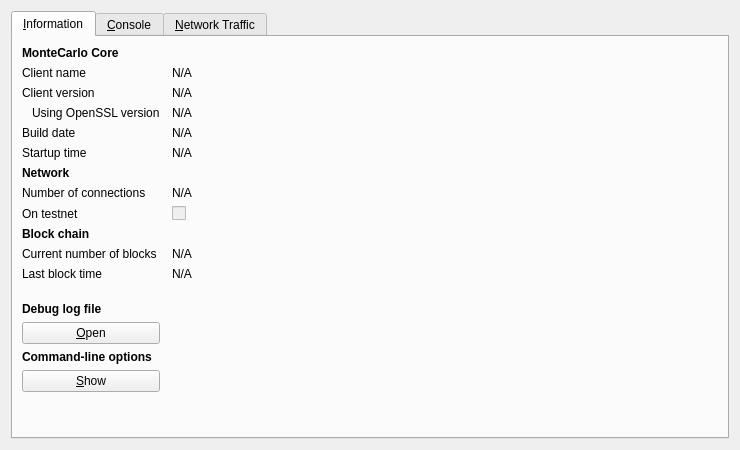
<?xml version="1.0" encoding="UTF-8"?>
<ui version="4.0">
 <class>RPCConsole</class>
 <widget class="QDialog" name="RPCConsole">
  <property name="geometry">
   <rect>
    <x>0</x>
    <y>0</y>
    <width>740</width>
    <height>450</height>
   </rect>
  </property>
  <property name="windowTitle">
   <string>MonteCarlo - Debug window</string>
  </property>
  <layout class="QVBoxLayout" name="verticalLayout_2">
   <item>
    <widget class="QTabWidget" name="tabWidget">
     <property name="currentIndex">
      <number>0</number>
     </property>
     <widget class="QWidget" name="tab_info">
      <attribute name="title">
       <string>&amp;Information</string>
      </attribute>
      <layout class="QGridLayout" name="gridLayout" columnstretch="0,1">
       <property name="horizontalSpacing">
        <number>12</number>
       </property>
       <item row="0" column="0">
        <widget class="QLabel" name="label_9">
         <property name="font">
          <font>
           <weight>75</weight>
           <bold>true</bold>
          </font>
         </property>
         <property name="text">
          <string>MonteCarlo Core</string>
         </property>
        </widget>
       </item>
       <item row="1" column="0">
        <widget class="QLabel" name="label_5">
         <property name="text">
          <string>Client name</string>
         </property>
        </widget>
       </item>
       <item row="1" column="1">
        <widget class="QLabel" name="clientName">
         <property name="cursor">
          <cursorShape>IBeamCursor</cursorShape>
         </property>
         <property name="text">
          <string>N/A</string>
         </property>
         <property name="textFormat">
          <enum>Qt::PlainText</enum>
         </property>
         <property name="textInteractionFlags">
          <set>Qt::LinksAccessibleByMouse|Qt::TextSelectableByKeyboard|Qt::TextSelectableByMouse</set>
         </property>
        </widget>
       </item>
       <item row="2" column="0">
        <widget class="QLabel" name="label_6">
         <property name="text">
          <string>Client version</string>
         </property>
        </widget>
       </item>
       <item row="2" column="1">
        <widget class="QLabel" name="clientVersion">
         <property name="cursor">
          <cursorShape>IBeamCursor</cursorShape>
         </property>
         <property name="text">
          <string>N/A</string>
         </property>
         <property name="textFormat">
          <enum>Qt::PlainText</enum>
         </property>
         <property name="textInteractionFlags">
          <set>Qt::LinksAccessibleByMouse|Qt::TextSelectableByKeyboard|Qt::TextSelectableByMouse</set>
         </property>
        </widget>
       </item>
       <item row="3" column="0">
        <widget class="QLabel" name="label_14">
         <property name="text">
          <string>Using OpenSSL version</string>
         </property>
         <property name="indent">
          <number>10</number>
         </property>
        </widget>
       </item>
       <item row="3" column="1">
        <widget class="QLabel" name="openSSLVersion">
         <property name="cursor">
          <cursorShape>IBeamCursor</cursorShape>
         </property>
         <property name="text">
          <string>N/A</string>
         </property>
         <property name="textFormat">
          <enum>Qt::PlainText</enum>
         </property>
         <property name="textInteractionFlags">
          <set>Qt::LinksAccessibleByMouse|Qt::TextSelectableByKeyboard|Qt::TextSelectableByMouse</set>
         </property>
        </widget>
       </item>
       <item row="4" column="0">
        <widget class="QLabel" name="label_12">
         <property name="text">
          <string>Build date</string>
         </property>
        </widget>
       </item>
       <item row="4" column="1">
        <widget class="QLabel" name="buildDate">
         <property name="cursor">
          <cursorShape>IBeamCursor</cursorShape>
         </property>
         <property name="text">
          <string>N/A</string>
         </property>
         <property name="textFormat">
          <enum>Qt::PlainText</enum>
         </property>
         <property name="textInteractionFlags">
          <set>Qt::LinksAccessibleByMouse|Qt::TextSelectableByKeyboard|Qt::TextSelectableByMouse</set>
         </property>
        </widget>
       </item>
       <item row="5" column="0">
        <widget class="QLabel" name="label_13">
         <property name="text">
          <string>Startup time</string>
         </property>
        </widget>
       </item>
       <item row="5" column="1">
        <widget class="QLabel" name="startupTime">
         <property name="cursor">
          <cursorShape>IBeamCursor</cursorShape>
         </property>
         <property name="text">
          <string>N/A</string>
         </property>
         <property name="textFormat">
          <enum>Qt::PlainText</enum>
         </property>
         <property name="textInteractionFlags">
          <set>Qt::LinksAccessibleByMouse|Qt::TextSelectableByKeyboard|Qt::TextSelectableByMouse</set>
         </property>
        </widget>
       </item>
       <item row="6" column="0">
        <widget class="QLabel" name="label_11">
         <property name="font">
          <font>
           <weight>75</weight>
           <bold>true</bold>
          </font>
         </property>
         <property name="text">
          <string>Network</string>
         </property>
        </widget>
       </item>
       <item row="7" column="0">
        <widget class="QLabel" name="label_7">
         <property name="text">
          <string>Number of connections</string>
         </property>
        </widget>
       </item>
       <item row="7" column="1">
        <widget class="QLabel" name="numberOfConnections">
         <property name="cursor">
          <cursorShape>IBeamCursor</cursorShape>
         </property>
         <property name="text">
          <string>N/A</string>
         </property>
         <property name="textFormat">
          <enum>Qt::PlainText</enum>
         </property>
         <property name="textInteractionFlags">
          <set>Qt::LinksAccessibleByMouse|Qt::TextSelectableByKeyboard|Qt::TextSelectableByMouse</set>
         </property>
        </widget>
       </item>
       <item row="8" column="0">
        <widget class="QLabel" name="label_8">
         <property name="text">
          <string>On testnet</string>
         </property>
        </widget>
       </item>
       <item row="8" column="1">
        <widget class="QCheckBox" name="isTestNet">
         <property name="enabled">
          <bool>false</bool>
         </property>
         <property name="text">
          <string/>
         </property>
        </widget>
       </item>
       <item row="9" column="0">
        <widget class="QLabel" name="label_10">
         <property name="font">
          <font>
           <weight>75</weight>
           <bold>true</bold>
          </font>
         </property>
         <property name="text">
          <string>Block chain</string>
         </property>
        </widget>
       </item>
       <item row="10" column="0">
        <widget class="QLabel" name="label_3">
         <property name="text">
          <string>Current number of blocks</string>
         </property>
        </widget>
       </item>
       <item row="10" column="1">
        <widget class="QLabel" name="numberOfBlocks">
         <property name="cursor">
          <cursorShape>IBeamCursor</cursorShape>
         </property>
         <property name="text">
          <string>N/A</string>
         </property>
         <property name="textFormat">
          <enum>Qt::PlainText</enum>
         </property>
         <property name="textInteractionFlags">
          <set>Qt::LinksAccessibleByMouse|Qt::TextSelectableByKeyboard|Qt::TextSelectableByMouse</set>
         </property>
        </widget>
       </item>
       <item row="11" column="0">
        <widget class="QLabel" name="label_2">
         <property name="text">
          <string>Last block time</string>
         </property>
        </widget>
       </item>
       <item row="11" column="1">
        <widget class="QLabel" name="lastBlockTime">
         <property name="cursor">
          <cursorShape>IBeamCursor</cursorShape>
         </property>
         <property name="text">
          <string>N/A</string>
         </property>
         <property name="textFormat">
          <enum>Qt::PlainText</enum>
         </property>
         <property name="textInteractionFlags">
          <set>Qt::LinksAccessibleByMouse|Qt::TextSelectableByKeyboard|Qt::TextSelectableByMouse</set>
         </property>
        </widget>
       </item>
       <item row="12" column="0">
        <spacer name="verticalSpacer_2">
         <property name="orientation">
          <enum>Qt::Vertical</enum>
         </property>
         <property name="sizeHint" stdset="0">
          <size>
           <width>20</width>
           <height>20</height>
          </size>
         </property>
        </spacer>
       </item>
       <item row="13" column="0">
        <widget class="QLabel" name="labelDebugLogfile">
         <property name="font">
          <font>
           <weight>75</weight>
           <bold>true</bold>
          </font>
         </property>
         <property name="text">
          <string>Debug log file</string>
         </property>
        </widget>
       </item>
       <item row="14" column="0">
        <widget class="QPushButton" name="openDebugLogfileButton">
         <property name="toolTip">
          <string>Open the MonteCarlo debug log file from the current data directory. This can take a few seconds for large log files.</string>
         </property>
         <property name="text">
          <string>&amp;Open</string>
         </property>
         <property name="autoDefault">
          <bool>false</bool>
         </property>
        </widget>
       </item>
       <item row="15" column="0">
        <widget class="QLabel" name="labelCLOptions">
         <property name="font">
          <font>
           <weight>75</weight>
           <bold>true</bold>
          </font>
         </property>
         <property name="text">
          <string>Command-line options</string>
         </property>
        </widget>
       </item>
       <item row="16" column="0">
        <widget class="QPushButton" name="showCLOptionsButton">
         <property name="toolTip">
          <string>Show the MonteCarlo-Qt help message to get a list with possible MonteCarlo command-line options.</string>
         </property>
         <property name="text">
          <string>&amp;Show</string>
         </property>
         <property name="autoDefault">
          <bool>false</bool>
         </property>
        </widget>
       </item>
       <item row="17" column="0">
        <spacer name="verticalSpacer">
         <property name="orientation">
          <enum>Qt::Vertical</enum>
         </property>
         <property name="sizeHint" stdset="0">
          <size>
           <width>20</width>
           <height>40</height>
          </size>
         </property>
        </spacer>
       </item>
      </layout>
     </widget>
     <widget class="QWidget" name="tab_console">
      <attribute name="title">
       <string>&amp;Console</string>
      </attribute>
      <layout class="QVBoxLayout" name="verticalLayout_3">
       <property name="spacing">
        <number>3</number>
       </property>
       <item>
        <widget class="QTextEdit" name="messagesWidget">
         <property name="minimumSize">
          <size>
           <width>0</width>
           <height>100</height>
          </size>
         </property>
         <property name="readOnly">
          <bool>true</bool>
         </property>
         <property name="tabKeyNavigation" stdset="0">
          <bool>false</bool>
         </property>
         <property name="columnCount" stdset="0">
          <number>2</number>
         </property>
        </widget>
       </item>
       <item>
        <layout class="QHBoxLayout" name="horizontalLayout">
         <property name="spacing">
          <number>3</number>
         </property>
         <item>
          <widget class="QLabel" name="label">
           <property name="text">
            <string notr="true">&gt;</string>
           </property>
          </widget>
         </item>
         <item>
          <widget class="QLineEdit" name="lineEdit"/>
         </item>
         <item>
          <widget class="QPushButton" name="clearButton">
           <property name="maximumSize">
            <size>
             <width>24</width>
             <height>24</height>
            </size>
           </property>
           <property name="toolTip">
            <string>Clear console</string>
           </property>
           <property name="text">
            <string/>
           </property>
           <property name="icon">
            <iconset resource="../bitcoin.qrc">
             <normaloff>:/icons/remove</normaloff>:/icons/remove</iconset>
           </property>
           <property name="shortcut">
            <string notr="true">Ctrl+L</string>
           </property>
           <property name="autoDefault">
            <bool>false</bool>
           </property>
          </widget>
         </item>
        </layout>
       </item>
      </layout>
     </widget>
     <widget class="QWidget" name="tab">
      <attribute name="title">
       <string>&amp;Network Traffic</string>
      </attribute>
      <layout class="QHBoxLayout" name="horizontalLayout_3">
       <item>
        <layout class="QVBoxLayout" name="verticalLayout_4">
         <item>
          <widget class="TrafficGraphWidget" name="trafficGraph" native="true">
           <property name="sizePolicy">
            <sizepolicy hsizetype="Expanding" vsizetype="Expanding">
             <horstretch>0</horstretch>
             <verstretch>0</verstretch>
            </sizepolicy>
           </property>
          </widget>
         </item>
         <item>
          <layout class="QHBoxLayout" name="horizontalLayout_2">
           <item>
            <widget class="QSlider" name="sldGraphRange">
             <property name="minimum">
              <number>1</number>
             </property>
             <property name="maximum">
              <number>288</number>
             </property>
             <property name="pageStep">
              <number>12</number>
             </property>
             <property name="value">
              <number>6</number>
             </property>
             <property name="orientation">
              <enum>Qt::Horizontal</enum>
             </property>
            </widget>
           </item>
           <item>
            <widget class="QLabel" name="lblGraphRange">
             <property name="minimumSize">
              <size>
               <width>100</width>
               <height>0</height>
              </size>
             </property>
             <property name="alignment">
              <set>Qt::AlignCenter</set>
             </property>
            </widget>
           </item>
           <item>
            <widget class="QPushButton" name="btnClearTrafficGraph">
             <property name="text">
              <string>&amp;Clear</string>
             </property>
            </widget>
           </item>
          </layout>
         </item>
        </layout>
       </item>
       <item>
        <layout class="QVBoxLayout" name="verticalLayout">
         <item>
          <widget class="QGroupBox" name="groupBox">
           <property name="title">
            <string>Totals</string>
           </property>
           <layout class="QVBoxLayout" name="verticalLayout_5">
            <item>
             <layout class="QHBoxLayout" name="horizontalLayout_4">
              <item>
               <widget class="Line" name="line">
                <property name="sizePolicy">
                 <sizepolicy hsizetype="Fixed" vsizetype="Fixed">
                  <horstretch>0</horstretch>
                  <verstretch>0</verstretch>
                 </sizepolicy>
                </property>
                <property name="minimumSize">
                 <size>
                  <width>10</width>
                  <height>0</height>
                 </size>
                </property>
                <property name="palette">
                 <palette>
                  <active>
                   <colorrole role="Light">
                    <brush brushstyle="SolidPattern">
                     <color alpha="255">
                      <red>0</red>
                      <green>255</green>
                      <blue>0</blue>
                     </color>
                    </brush>
                   </colorrole>
                  </active>
                  <inactive>
                   <colorrole role="Light">
                    <brush brushstyle="SolidPattern">
                     <color alpha="255">
                      <red>0</red>
                      <green>255</green>
                      <blue>0</blue>
                     </color>
                    </brush>
                   </colorrole>
                  </inactive>
                  <disabled>
                   <colorrole role="Light">
                    <brush brushstyle="SolidPattern">
                     <color alpha="255">
                      <red>0</red>
                      <green>255</green>
                      <blue>0</blue>
                     </color>
                    </brush>
                   </colorrole>
                  </disabled>
                 </palette>
                </property>
                <property name="orientation">
                 <enum>Qt::Horizontal</enum>
                </property>
               </widget>
              </item>
              <item>
               <widget class="QLabel" name="label_16">
                <property name="text">
                 <string>In:</string>
                </property>
               </widget>
              </item>
              <item>
               <widget class="QLabel" name="lblBytesIn">
                <property name="minimumSize">
                 <size>
                  <width>50</width>
                  <height>0</height>
                 </size>
                </property>
                <property name="alignment">
                 <set>Qt::AlignRight|Qt::AlignTrailing|Qt::AlignVCenter</set>
                </property>
               </widget>
              </item>
             </layout>
            </item>
            <item>
             <layout class="QHBoxLayout" name="horizontalLayout_5">
              <item>
               <widget class="Line" name="line_2">
                <property name="sizePolicy">
                 <sizepolicy hsizetype="Fixed" vsizetype="Fixed">
                  <horstretch>0</horstretch>
                  <verstretch>0</verstretch>
                 </sizepolicy>
                </property>
                <property name="minimumSize">
                 <size>
                  <width>10</width>
                  <height>0</height>
                 </size>
                </property>
                <property name="palette">
                 <palette>
                  <active>
                   <colorrole role="Light">
                    <brush brushstyle="SolidPattern">
                     <color alpha="255">
                      <red>255</red>
                      <green>0</green>
                      <blue>0</blue>
                     </color>
                    </brush>
                   </colorrole>
                  </active>
                  <inactive>
                   <colorrole role="Light">
                    <brush brushstyle="SolidPattern">
                     <color alpha="255">
                      <red>255</red>
                      <green>0</green>
                      <blue>0</blue>
                     </color>
                    </brush>
                   </colorrole>
                  </inactive>
                  <disabled>
                   <colorrole role="Light">
                    <brush brushstyle="SolidPattern">
                     <color alpha="255">
                      <red>255</red>
                      <green>0</green>
                      <blue>0</blue>
                     </color>
                    </brush>
                   </colorrole>
                  </disabled>
                 </palette>
                </property>
                <property name="orientation">
                 <enum>Qt::Horizontal</enum>
                </property>
               </widget>
              </item>
              <item>
               <widget class="QLabel" name="label_17">
                <property name="text">
                 <string>Out:</string>
                </property>
               </widget>
              </item>
              <item>
               <widget class="QLabel" name="lblBytesOut">
                <property name="minimumSize">
                 <size>
                  <width>50</width>
                  <height>0</height>
                 </size>
                </property>
                <property name="alignment">
                 <set>Qt::AlignRight|Qt::AlignTrailing|Qt::AlignVCenter</set>
                </property>
               </widget>
              </item>
             </layout>
            </item>
            <item>
             <spacer name="verticalSpacer_4">
              <property name="orientation">
               <enum>Qt::Vertical</enum>
              </property>
              <property name="sizeHint" stdset="0">
               <size>
                <width>20</width>
                <height>407</height>
               </size>
              </property>
             </spacer>
            </item>
           </layout>
          </widget>
         </item>
        </layout>
       </item>
      </layout>
     </widget>
    </widget>
   </item>
  </layout>
 </widget>
 <customwidgets>
  <customwidget>
   <class>TrafficGraphWidget</class>
   <extends>QWidget</extends>
   <header>trafficgraphwidget.h</header>
   <container>1</container>
   <slots>
    <slot>clear()</slot>
   </slots>
  </customwidget>
 </customwidgets>
 <resources>
  <include location="../bitcoin.qrc"/>
 </resources>
 <connections/>
</ui>
